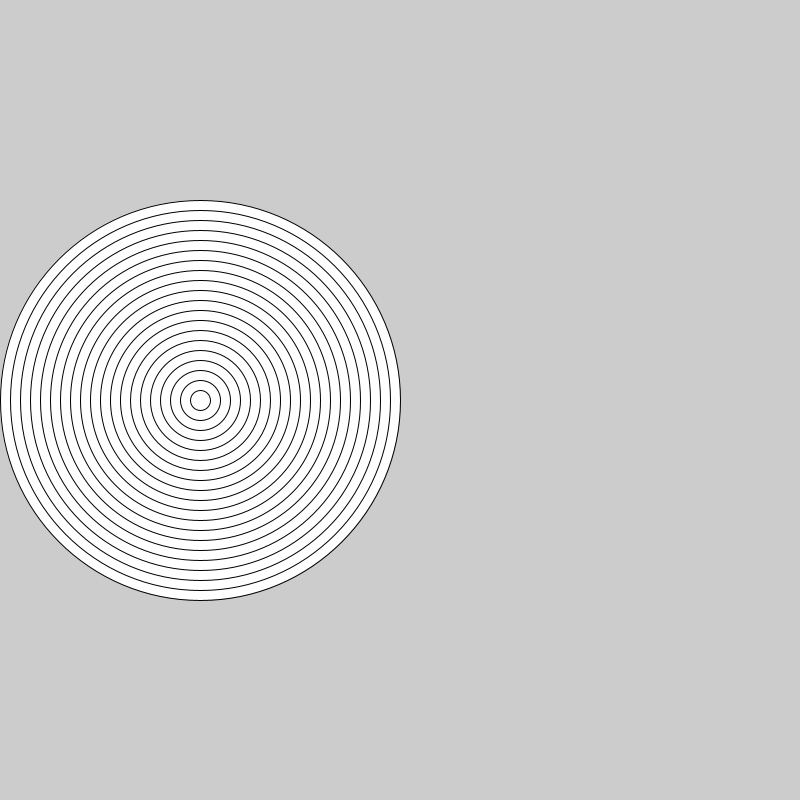
Frame 1 (no input)
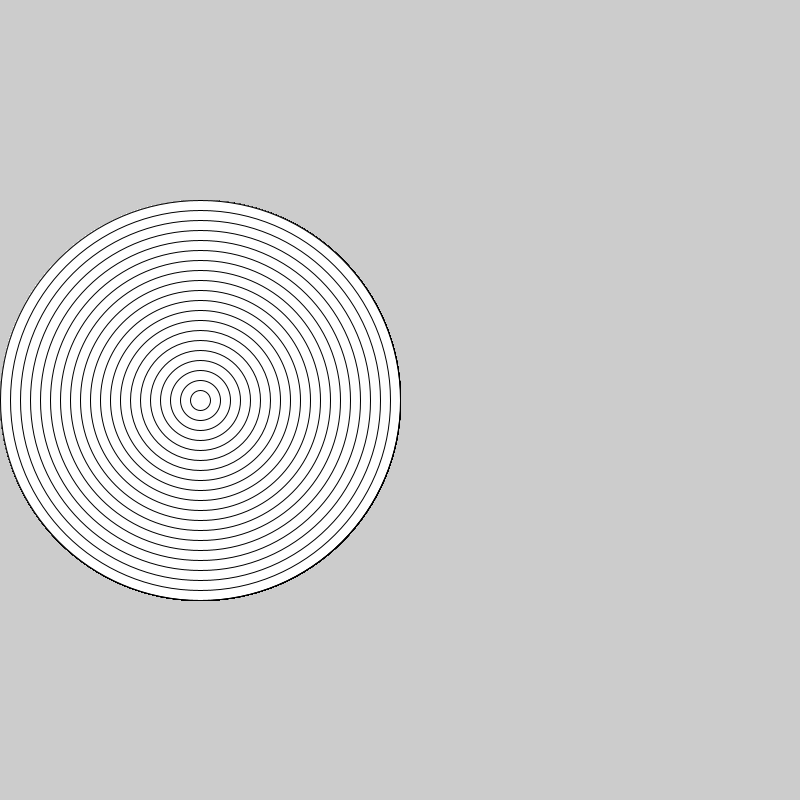
Frame 60 (the mouse pressed at the canvas centre just before this capture)
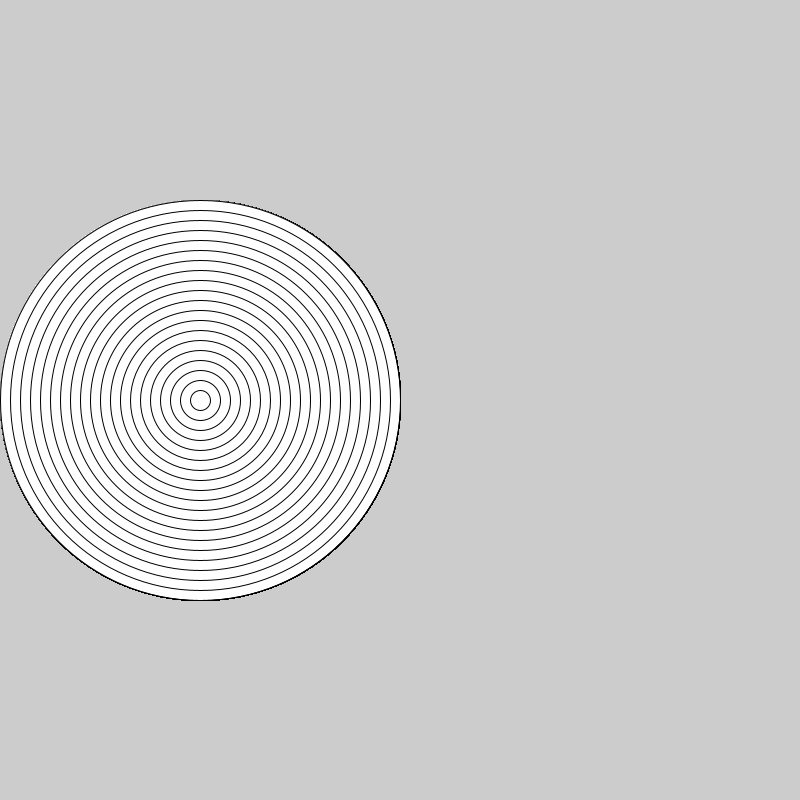
Frame 120 (the mouse held since frame 60 and released just before this capture)

The Processing sketch that drew these frames (run headless with seeded random() and noise(); from frame 60 on, the mouse is pressed at the canvas centre):

// Processing sketch: sketch_200624a
// ── sketch_200624a.pde
void setup(){
  size(800,800);
}

void draw(){
  int size =400;
  for(int a=0;a<20;a++){
    
  
  ellipse(200,400,size,size);
  size-=20;
  }
 
}
  
  
